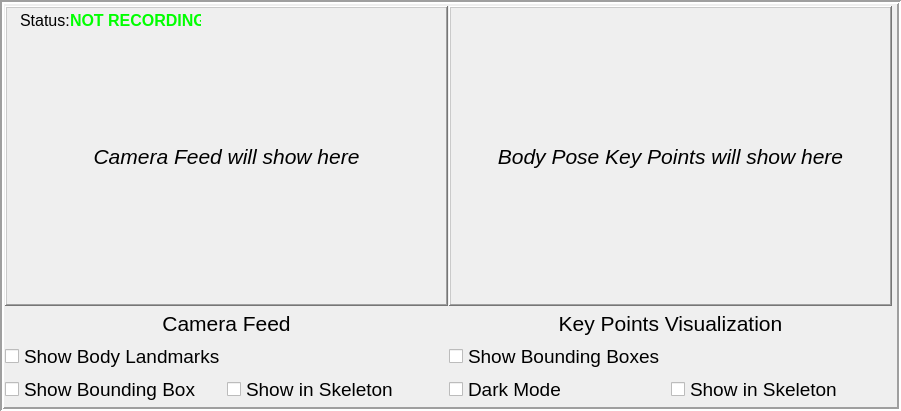
     <widget class="QFrame" name="frame_2">
      <property name="geometry">
       <rect>
        <x>10</x>
        <y>60</y>
        <width>901</width>
        <height>411</height>
       </rect>
      </property>
      <property name="frameShape">
       <enum>QFrame::Shape::Box</enum>
      </property>
      <property name="frameShadow">
       <enum>QFrame::Shadow::Sunken</enum>
      </property>
      <property name="lineWidth">
       <number>2</number>
      </property>
      <layout class="QGridLayout" name="gridLayout_2">
       <property name="leftMargin">
        <number>0</number>
       </property>
       <property name="topMargin">
        <number>0</number>
       </property>
       <property name="rightMargin">
        <number>0</number>
       </property>
       <property name="bottomMargin">
        <number>0</number>
       </property>
       <property name="spacing">
        <number>0</number>
       </property>
       <item row="0" column="0" colspan="2">
        <widget class="QLabel" name="camera_feed">
         <property name="maximumSize">
          <size>
           <width>450</width>
           <height>300</height>
          </size>
         </property>
         <property name="font">
          <font>
           <family>Segoe UI</family>
           <pointsize>16</pointsize>
           <italic>true</italic>
           <bold>false</bold>
          </font>
         </property>
         <property name="frameShape">
          <enum>QFrame::Shape::WinPanel</enum>
         </property>
         <property name="frameShadow">
          <enum>QFrame::Shadow::Raised</enum>
         </property>
         <property name="text">
          <string>Camera Feed will show here</string>
         </property>
         <property name="alignment">
          <set>Qt::AlignmentFlag::AlignCenter</set>
         </property>
        </widget>
       </item>
       <item row="0" column="2" colspan="2">
        <widget class="QLabel" name="white_frame_feed">
         <property name="maximumSize">
          <size>
           <width>450</width>
           <height>300</height>
          </size>
         </property>
         <property name="font">
          <font>
           <family>Segoe UI</family>
           <pointsize>16</pointsize>
           <italic>true</italic>
           <bold>false</bold>
          </font>
         </property>
         <property name="frameShape">
          <enum>QFrame::Shape::WinPanel</enum>
         </property>
         <property name="frameShadow">
          <enum>QFrame::Shadow::Raised</enum>
         </property>
         <property name="text">
          <string>Body Pose Key Points will show here</string>
         </property>
         <property name="alignment">
          <set>Qt::AlignmentFlag::AlignCenter</set>
         </property>
        </widget>
       </item>
       <item row="1" column="0" colspan="2">
        <widget class="QLabel" name="label">
         <property name="maximumSize">
          <size>
           <width>451</width>
           <height>31</height>
          </size>
         </property>
         <property name="font">
          <font>
           <family>Segoe UI</family>
           <pointsize>16</pointsize>
          </font>
         </property>
         <property name="text">
          <string>Camera Feed</string>
         </property>
         <property name="alignment">
          <set>Qt::AlignmentFlag::AlignCenter</set>
         </property>
        </widget>
       </item>
       <item row="1" column="2" colspan="2">
        <widget class="QLabel" name="label_4">
         <property name="maximumSize">
          <size>
           <width>451</width>
           <height>31</height>
          </size>
         </property>
         <property name="font">
          <font>
           <family>Segoe UI</family>
           <pointsize>16</pointsize>
          </font>
         </property>
         <property name="text">
          <string>Key Points Visualization</string>
         </property>
         <property name="alignment">
          <set>Qt::AlignmentFlag::AlignCenter</set>
         </property>
        </widget>
       </item>
       <item row="2" column="0" colspan="2">
        <widget class="QCheckBox" name="showCameraLandmarksChkBox">
         <property name="maximumSize">
          <size>
           <width>221</width>
           <height>31</height>
          </size>
         </property>
         <property name="font">
          <font>
           <family>Segoe UI</family>
           <pointsize>14</pointsize>
          </font>
         </property>
         <property name="cursor">
          <cursorShape>PointingHandCursor</cursorShape>
         </property>
         <property name="text">
          <string>Show Body Landmarks</string>
         </property>
        </widget>
       </item>
       <item row="2" column="2" colspan="2">
        <widget class="QCheckBox" name="show_whiteframe_boundingbox">
         <property name="maximumSize">
          <size>
           <width>221</width>
           <height>31</height>
          </size>
         </property>
         <property name="font">
          <font>
           <family>Segoe UI</family>
           <pointsize>14</pointsize>
          </font>
         </property>
         <property name="cursor">
          <cursorShape>PointingHandCursor</cursorShape>
         </property>
         <property name="text">
          <string>Show Bounding Boxes</string>
         </property>
        </widget>
       </item>
       <item row="3" column="0">
        <widget class="QCheckBox" name="showCameraBoundingBoxChkBox">
         <property name="maximumSize">
          <size>
           <width>221</width>
           <height>31</height>
          </size>
         </property>
         <property name="font">
          <font>
           <family>Segoe UI</family>
           <pointsize>14</pointsize>
          </font>
         </property>
         <property name="cursor">
          <cursorShape>PointingHandCursor</cursorShape>
         </property>
         <property name="text">
          <string>Show Bounding Box</string>
         </property>
        </widget>
       </item>
       <item row="3" column="1">
        <widget class="QCheckBox" name="show_skeleton_camera">
         <property name="maximumSize">
          <size>
           <width>221</width>
           <height>31</height>
          </size>
         </property>
         <property name="font">
          <font>
           <family>Segoe UI</family>
           <pointsize>14</pointsize>
          </font>
         </property>
         <property name="cursor">
          <cursorShape>PointingHandCursor</cursorShape>
         </property>
         <property name="text">
          <string>Show in Skeleton</string>
         </property>
        </widget>
       </item>
       <item row="3" column="2">
        <widget class="QCheckBox" name="darkMode_whiteframe">
         <property name="maximumSize">
          <size>
           <width>221</width>
           <height>31</height>
          </size>
         </property>
         <property name="font">
          <font>
           <family>Segoe UI</family>
           <pointsize>14</pointsize>
          </font>
         </property>
         <property name="cursor">
          <cursorShape>PointingHandCursor</cursorShape>
         </property>
         <property name="text">
          <string>Dark Mode</string>
         </property>
        </widget>
       </item>
       <item row="3" column="3">
        <widget class="QCheckBox" name="show_skeleton_white_frame">
         <property name="maximumSize">
          <size>
           <width>221</width>
           <height>31</height>
          </size>
         </property>
         <property name="font">
          <font>
           <family>Segoe UI</family>
           <pointsize>14</pointsize>
          </font>
         </property>
         <property name="cursor">
          <cursorShape>PointingHandCursor</cursorShape>
         </property>
         <property name="text">
          <string>Show in Skeleton</string>
         </property>
        </widget>
       </item>
      </layout>
      <widget class="QLabel" name="status_label">
       <property name="geometry">
        <rect>
         <x>70</x>
         <y>10</y>
         <width>131</width>
         <height>21</height>
        </rect>
       </property>
       <property name="palette">
        <palette>
         <active>
          <colorrole role="WindowText">
           <brush brushstyle="SolidPattern">
            <color alpha="255">
             <red>0</red>
             <green>255</green>
             <blue>0</blue>
            </color>
           </brush>
          </colorrole>
          <colorrole role="Text">
           <brush brushstyle="SolidPattern">
            <color alpha="255">
             <red>0</red>
             <green>255</green>
             <blue>0</blue>
            </color>
           </brush>
          </colorrole>
          <colorrole role="ButtonText">
           <brush brushstyle="SolidPattern">
            <color alpha="255">
             <red>0</red>
             <green>255</green>
             <blue>0</blue>
            </color>
           </brush>
          </colorrole>
          <colorrole role="PlaceholderText">
           <brush brushstyle="NoBrush">
            <color alpha="128">
             <red>0</red>
             <green>255</green>
             <blue>0</blue>
            </color>
           </brush>
          </colorrole>
         </active>
         <inactive>
          <colorrole role="WindowText">
           <brush brushstyle="SolidPattern">
            <color alpha="255">
             <red>0</red>
             <green>255</green>
             <blue>0</blue>
            </color>
           </brush>
          </colorrole>
          <colorrole role="Text">
           <brush brushstyle="SolidPattern">
            <color alpha="255">
             <red>0</red>
             <green>255</green>
             <blue>0</blue>
            </color>
           </brush>
          </colorrole>
          <colorrole role="ButtonText">
           <brush brushstyle="SolidPattern">
            <color alpha="255">
             <red>0</red>
             <green>255</green>
             <blue>0</blue>
            </color>
           </brush>
          </colorrole>
          <colorrole role="PlaceholderText">
           <brush brushstyle="NoBrush">
            <color alpha="128">
             <red>0</red>
             <green>255</green>
             <blue>0</blue>
            </color>
           </brush>
          </colorrole>
         </inactive>
         <disabled>
          <colorrole role="WindowText">
           <brush brushstyle="SolidPattern">
            <color alpha="255">
             <red>0</red>
             <green>255</green>
             <blue>0</blue>
            </color>
           </brush>
          </colorrole>
          <colorrole role="Text">
           <brush brushstyle="SolidPattern">
            <color alpha="255">
             <red>0</red>
             <green>255</green>
             <blue>0</blue>
            </color>
           </brush>
          </colorrole>
          <colorrole role="ButtonText">
           <brush brushstyle="SolidPattern">
            <color alpha="255">
             <red>0</red>
             <green>255</green>
             <blue>0</blue>
            </color>
           </brush>
          </colorrole>
          <colorrole role="PlaceholderText">
           <brush brushstyle="NoBrush">
            <color alpha="128">
             <red>0</red>
             <green>255</green>
             <blue>0</blue>
            </color>
           </brush>
          </colorrole>
         </disabled>
        </palette>
       </property>
       <property name="font">
        <font>
         <family>Segoe UI</family>
         <pointsize>12</pointsize>
         <bold>true</bold>
        </font>
       </property>
       <property name="styleSheet">
        <string notr="true">color: rgb(0, 255, 0);</string>
       </property>
       <property name="text">
        <string>NOT RECORDING</string>
       </property>
       <property name="alignment">
        <set>Qt::AlignmentFlag::AlignLeading|Qt::AlignmentFlag::AlignLeft|Qt::AlignmentFlag::AlignVCenter</set>
       </property>
      </widget>
      <widget class="QLabel" name="label_12">
       <property name="geometry">
        <rect>
         <x>20</x>
         <y>10</y>
         <width>51</width>
         <height>21</height>
        </rect>
       </property>
       <property name="font">
        <font>
         <family>Segoe UI</family>
         <pointsize>12</pointsize>
        </font>
       </property>
       <property name="autoFillBackground">
        <bool>true</bool>
       </property>
       <property name="text">
        <string>Status:</string>
       </property>
      </widget>
      <zorder>camera_feed</zorder>
      <zorder>white_frame_feed</zorder>
      <zorder>darkMode_whiteframe</zorder>
      <zorder>show_whiteframe_boundingbox</zorder>
      <zorder>showCameraLandmarksChkBox</zorder>
      <zorder>showCameraBoundingBoxChkBox</zorder>
      <zorder>label</zorder>
      <zorder>label_4</zorder>
      <zorder>show_skeleton_camera</zorder>
      <zorder>show_skeleton_white_frame</zorder>
      <zorder>label_12</zorder>
      <zorder>status_label</zorder>
     </widget>
